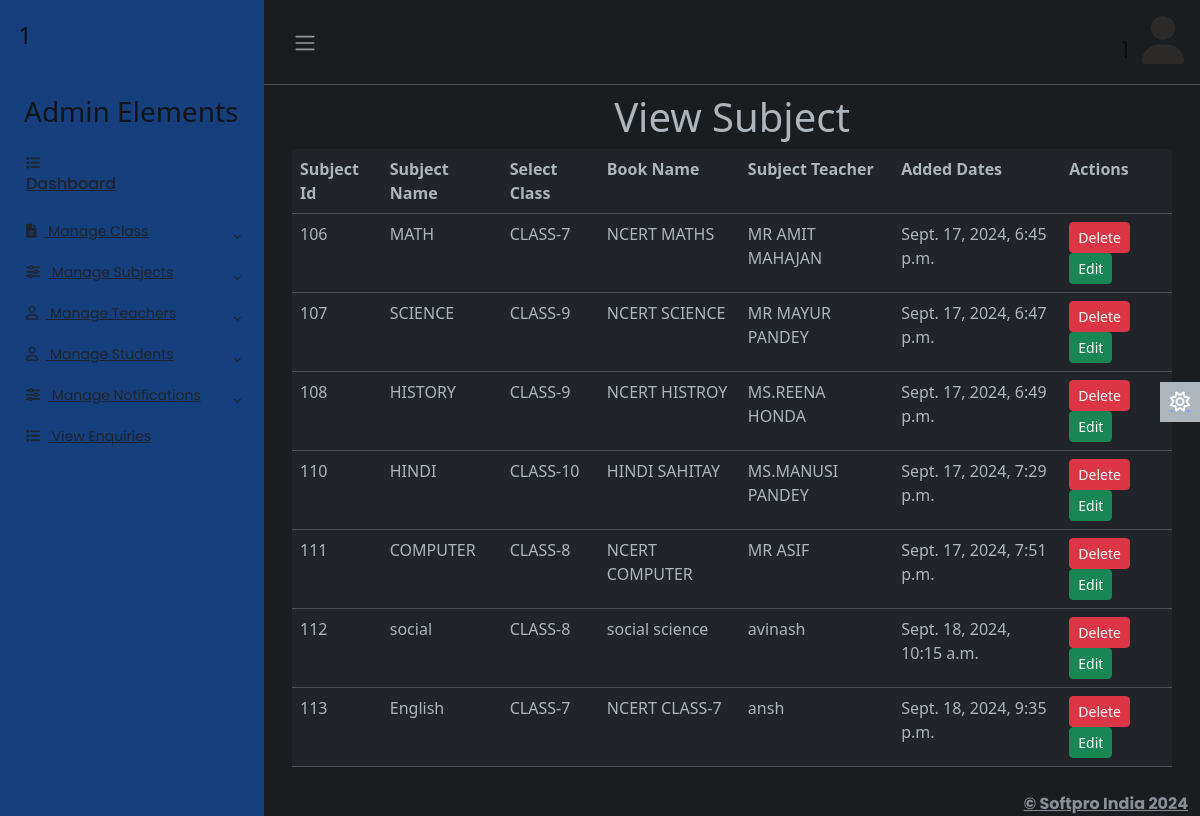
The app's page /adminapp/viewsubject/ (signed in), older data.
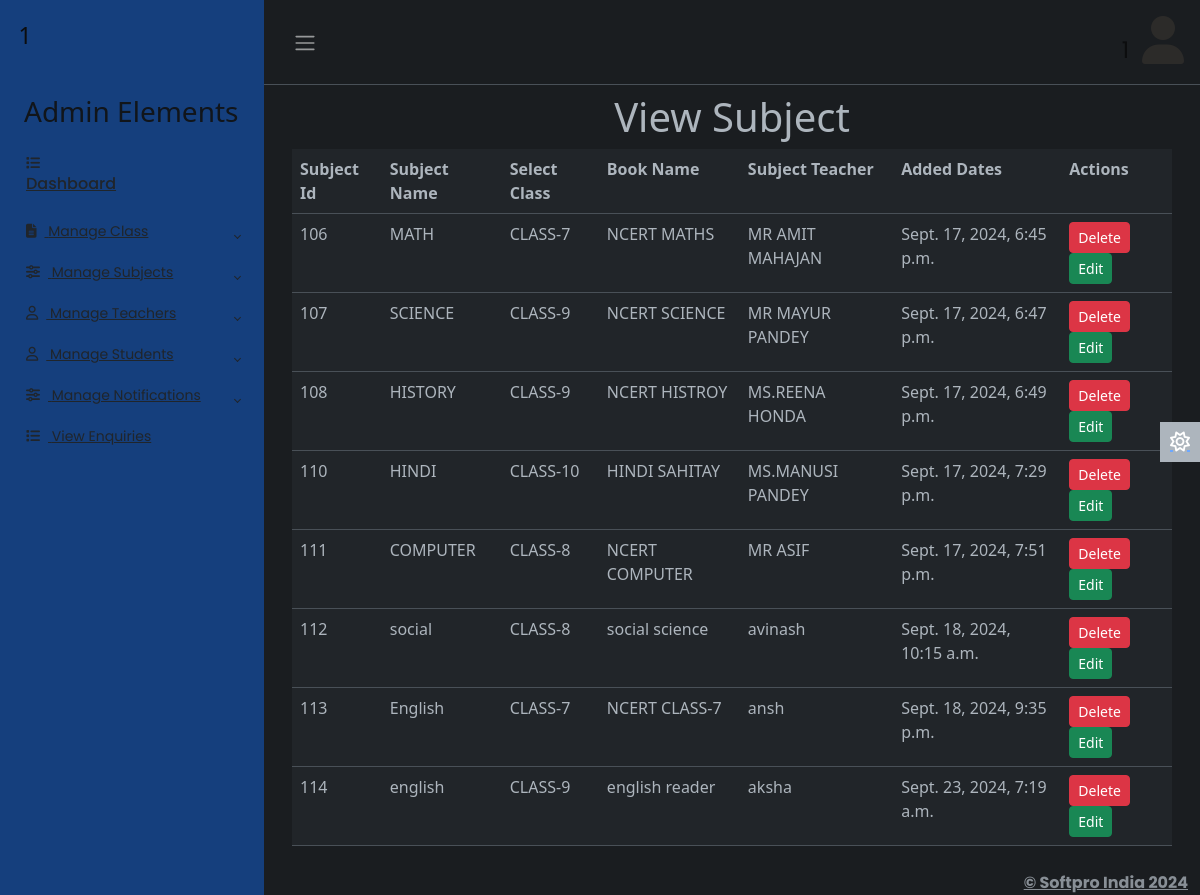
The same page, newer data.
### adminapp/models.py (models this page shows)
class Subject(models.Model):
    sid=models.IntegerField(primary_key=True,auto_created=True)
    subject_name=models.CharField(max_length=30)
    sclass=models.CharField(max_length=50)
    book=models.CharField(max_length=50)
    steacher=models.CharField(max_length=50)
    created_date=models.DateTimeField()

### adminapp/views.py (the view)
# urls.py: path('viewsubject/',views.viewsubject,name='viewsubject'),
def viewsubject(req):
    try:
        if req.session['adminid']!=None:
            adminid=req.session['adminid']
            sub=Subject.objects.all()
            return render(req,'viewsubject.html',{'adminid':adminid,'sub':sub})
    except KeyError:
        return redirect('login')

### adminapp/templates/viewsubject.html
{% extends 'adminbase.html' %}
{% load static %}
{% block admin %}
<div class="row">
    <div class="col-sm-12">
        <h1 class="text-center">View Subject</h1>
        <table class="table">
            <tr>
                <th>Subject Id</th>
                <th>Subject Name</th>
                <th>Select Class</th>
                <th>Book Name</th>
                <th>Subject Teacher</th>
                <th>Added Dates</th>
                <th>Actions</th>
            </tr>
            {% for s in sub %}
                <tr>
                    <td>{{s.sid}}</td>
                    <td>{{s.subject_name}}</td>
                    <td>{{s.sclass}}</td>
                    <td>{{s.book}}</td>
                    <td>{{s.steacher}}</td>
                    <td>{{s.created_date}}</td>
                    <td>
                        <a href="{% url 'adminapp:delsubject' sid=s.sid %}" class="btn btn-sm btn-danger">Delete</a>
                        <a href=" {% url 'adminapp:editsub' id=s.sid %}" class="btn btn-sm btn-success">Edit</a>
                    </td>
                </tr>
            {% endfor %}
        </table>
    </div>
</div>
{% endblock %}

Row changes from the older to the newer data that the page shows:
added Subject: sid "114", subject_name "english", sclass "CLASS-9", book "english reader", steacher "aksha", created_date "Sept. 23, 2024, 7:19 a.m."
